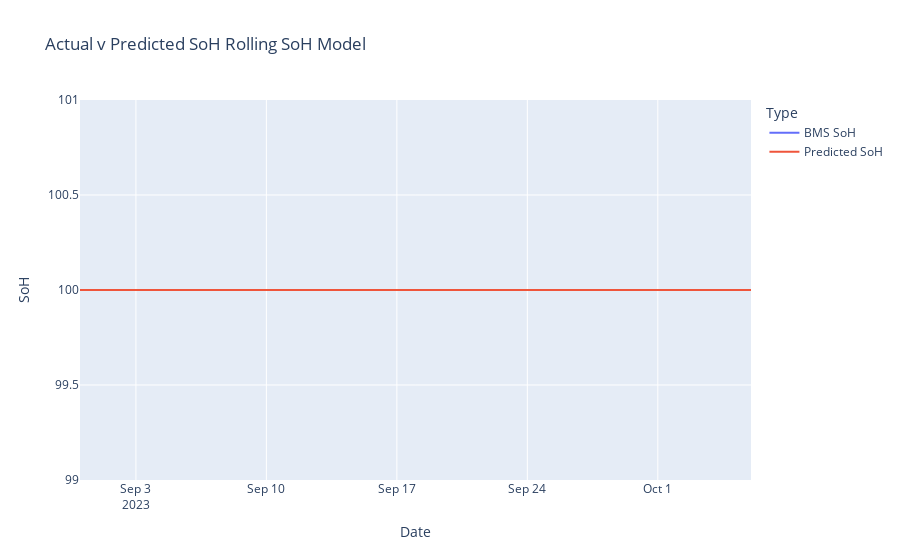
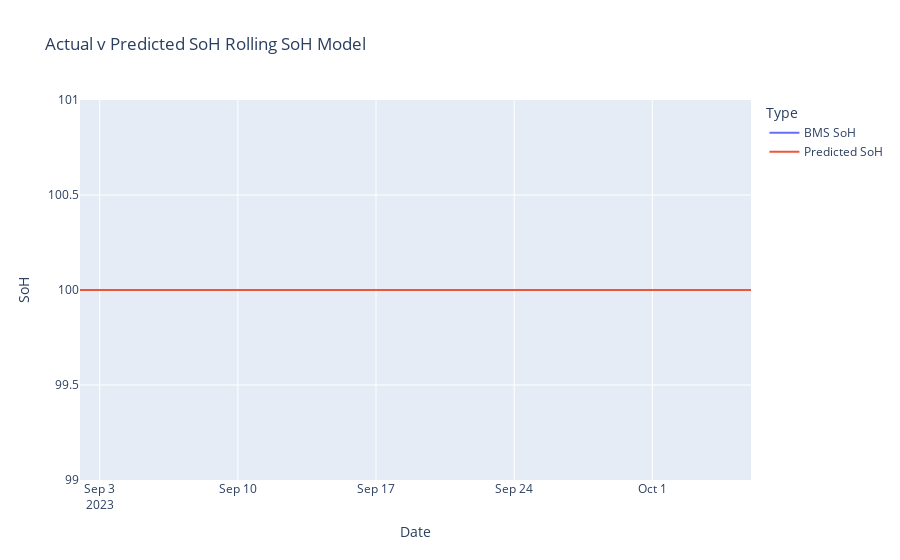
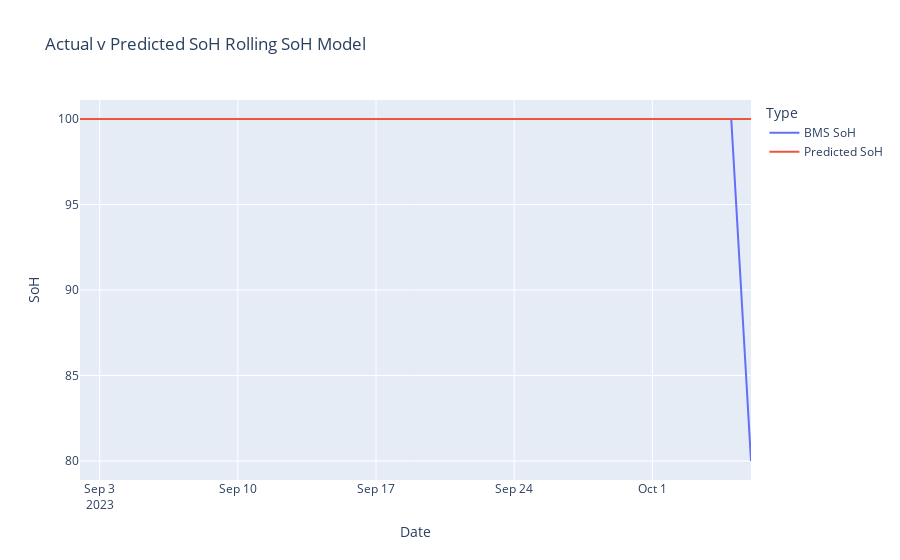
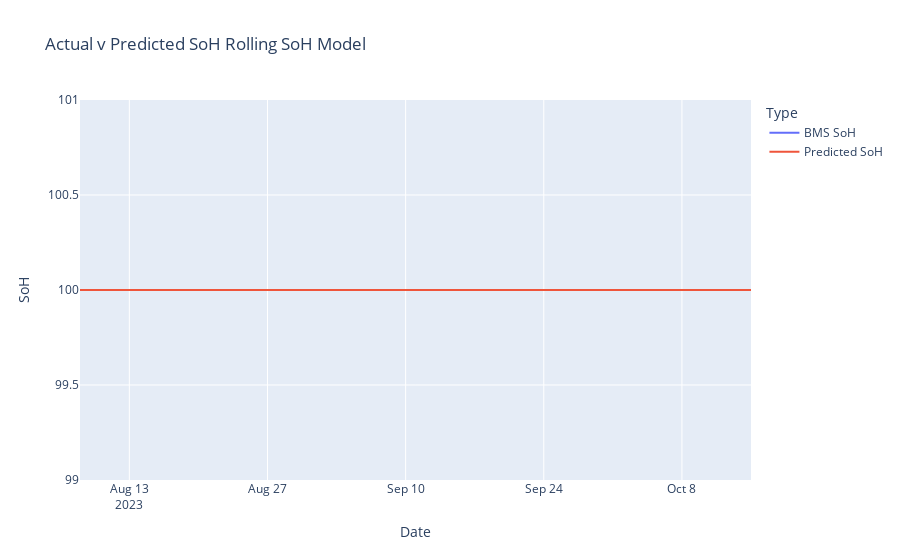

Write notebook code for charts like these, in order.
### Code cell
# Using model to predict soh on test data
def predict_test_data(model, groups_test):
    for name, group in groups_test:
        print("For battery ", name)
        battery_df = group
        battery_df['rolling_soh'] = battery_df['soh'].rolling(5).mean()
        battery_df['rolling_soh'] = battery_df['rolling_soh'].fillna(method='bfill')
        initial_date = group['event_time'].iloc[TIME_STEPS]
        initial_date = datetime.strptime(initial_date, '%Y-%m-%d %H:%M:%S')
        X, y, dates = create_dataset(battery_df['rolling_soh'], battery_df['rolling_soh'], TIME_STEPS, initial_date)
        y_pred = model.predict(X)
        y_pred = np.round(y_pred, decimals=0)
        rmse = np.sqrt(mean_squared_error(y, y_pred))
        print("Root Mean Squared Error on testing dataset:", rmse)
        print(y)
        print(y_pred)

        bms_soh = battery_df['soh'].iloc[TIME_STEPS:]

        # Plotting plotly
        plotting_df = pd.DataFrame({
            'Date': dates,
            'Actual Rolling SoH': y,
            'BMS SoH': bms_soh,
            'Predicted SoH': y_pred
        })
        plotting_df = plotting_df.melt(id_vars='Date', value_vars=['BMS SoH', 'Predicted SoH'], var_name='Type', value_name='SoH')
        fig = px.line(plotting_df, x='Date', y='SoH',  color='Type', title='Actual v Predicted SoH Rolling SoH Model')
        fig.show()


predict_test_data(lr_model, groups_test)

### Figure 1 — Plotly figure (JSON) as saved in the notebook; plotly's stock layout.template omitted (floating-point values rounded to 4 significant figures)
{"data": [{"hovertemplate": "Type=BMS SoH<br>Date=%{x}<br>SoH=%{y}<extra></extra>", "legendgroup": "BMS SoH", "line": {"color": "#636efa", "dash": "solid"}, "marker": {"symbol": "circle"}, "mode": "lines", "name": "BMS SoH", "orientation": "v", "showlegend": true, "type": "scatter", "x": ["2023-08-31T00:00:00", "2023-09-01T00:00:00", "2023-09-02T00:00:00", "2023-09-03T00:00:00", "2023-09-04T00:00:00", "2023-09-05T00:00:00", "2023-09-06T00:00:00", "2023-09-07T00:00:00", "2023-09-08T00:00:00", "2023-09-09T00:00:00", "2023-09-10T00:00:00", "2023-09-11T00:00:00", "2023-09-12T00:00:00", "2023-09-13T00:00:00", "2023-09-14T00:00:00", "2023-09-15T00:00:00", "2023-09-16T00:00:00", "2023-09-17T00:00:00", "2023-09-18T00:00:00", "2023-09-19T00:00:00", "2023-09-20T00:00:00", "2023-09-21T00:00:00", "2023-09-22T00:00:00", "2023-09-23T00:00:00", "2023-09-24T00:00:00", "2023-09-25T00:00:00", "2023-09-26T00:00:00", "2023-09-27T00:00:00", "2023-09-28T00:00:00", "2023-09-29T00:00:00", "2023-09-30T00:00:00", "2023-10-01T00:00:00", "2023-10-02T00:00:00", "2023-10-03T00:00:00", "2023-10-04T00:00:00", "2023-10-05T00:00:00", "2023-10-06T00:00:00"], "xaxis": "x", "y": [100, 100, 100, 100, 100, 100, 100, 100, 100, 100, 100, 100, 100, 100, 100, 100, 100, 100, 100, 100, 100, 100, 100, 100, 100, 100, 100, 100, 100, 100, 100, 100, 100, 100, 100, 100, 100], "yaxis": "y"}, {"hovertemplate": "Type=Predicted SoH<br>Date=%{x}<br>SoH=%{y}<extra></extra>", "legendgroup": "Predicted SoH", "line": {"color": "#EF553B", "dash": "solid"}, "marker": {"symbol": "circle"}, "mode": "lines", "name": "Predicted SoH", "orientation": "v", "showlegend": true, "type": "scatter", "x": ["2023-08-31T00:00:00", "2023-09-01T00:00:00", "2023-09-02T00:00:00", "2023-09-03T00:00:00", "2023-09-04T00:00:00", "2023-09-05T00:00:00", "2023-09-06T00:00:00", "2023-09-07T00:00:00", "2023-09-08T00:00:00", "2023-09-09T00:00:00", "2023-09-10T00:00:00", "2023-09-11T00:00:00", "2023-09-12T00:00:00", "2023-09-13T00:00:00", "2023-09-14T00:00:00", "2023-09-15T00:00:00", "2023-09-16T00:00:00", "2023-09-17T00:00:00", "2023-09-18T00:00:00", "2023-09-19T00:00:00", "2023-09-20T00:00:00", "2023-09-21T00:00:00", "2023-09-22T00:00:00", "2023-09-23T00:00:00", "2023-09-24T00:00:00", "2023-09-25T00:00:00", "2023-09-26T00:00:00", "2023-09-27T00:00:00", "2023-09-28T00:00:00", "2023-09-29T00:00:00", "2023-09-30T00:00:00", "2023-10-01T00:00:00", "2023-10-02T00:00:00", "2023-10-03T00:00:00", "2023-10-04T00:00:00", "2023-10-05T00:00:00", "2023-10-06T00:00:00"], "xaxis": "x", "y": [100, 100, 100, 100, 100, 100, 100, 100, 100, 100, 100, 100, 100, 100, 100, 100, 100, 100, 100, 100, 100, 100, 100, 100, 100, 100, 100, 100, 100, 100, 100, 100, 100, 100, 100, 100, 100], "yaxis": "y"}], "layout": {"legend": {"title": {"text": "Type"}, "tracegroupgap": 0}, "title": {"text": "Actual v Predicted SoH Rolling SoH Model"}, "xaxis": {"anchor": "y", "domain": [0, 1], "title": {"text": "Date"}}, "yaxis": {"anchor": "x", "domain": [0, 1], "title": {"text": "SoH"}}}}

### Figure 2 — Plotly figure (JSON) as saved in the notebook; plotly's stock layout.template omitted (floating-point values rounded to 4 significant figures)
{"data": [{"hovertemplate": "Type=BMS SoH<br>Date=%{x}<br>SoH=%{y}<extra></extra>", "legendgroup": "BMS SoH", "line": {"color": "#636efa", "dash": "solid"}, "marker": {"symbol": "circle"}, "mode": "lines", "name": "BMS SoH", "orientation": "v", "showlegend": true, "type": "scatter", "x": ["2023-09-02T00:00:00", "2023-09-03T00:00:00", "2023-09-04T00:00:00", "2023-09-05T00:00:00", "2023-09-06T00:00:00", "2023-09-07T00:00:00", "2023-09-08T00:00:00", "2023-09-09T00:00:00", "2023-09-10T00:00:00", "2023-09-11T00:00:00", "2023-09-12T00:00:00", "2023-09-13T00:00:00", "2023-09-14T00:00:00", "2023-09-15T00:00:00", "2023-09-16T00:00:00", "2023-09-17T00:00:00", "2023-09-18T00:00:00", "2023-09-19T00:00:00", "2023-09-20T00:00:00", "2023-09-21T00:00:00", "2023-09-22T00:00:00", "2023-09-23T00:00:00", "2023-09-24T00:00:00", "2023-09-25T00:00:00", "2023-09-26T00:00:00", "2023-09-27T00:00:00", "2023-09-28T00:00:00", "2023-09-29T00:00:00", "2023-09-30T00:00:00", "2023-10-01T00:00:00", "2023-10-02T00:00:00", "2023-10-03T00:00:00", "2023-10-04T00:00:00", "2023-10-05T00:00:00", "2023-10-06T00:00:00"], "xaxis": "x", "y": [100, 100, 100, 100, 100, 100, 100, 100, 100, 100, 100, 100, 100, 100, 100, 100, 100, 100, 100, 100, 100, 100, 100, 100, 100, 100, 100, 100, 100, 100, 100, 100, 100, 100, 100], "yaxis": "y"}, {"hovertemplate": "Type=Predicted SoH<br>Date=%{x}<br>SoH=%{y}<extra></extra>", "legendgroup": "Predicted SoH", "line": {"color": "#EF553B", "dash": "solid"}, "marker": {"symbol": "circle"}, "mode": "lines", "name": "Predicted SoH", "orientation": "v", "showlegend": true, "type": "scatter", "x": ["2023-09-02T00:00:00", "2023-09-03T00:00:00", "2023-09-04T00:00:00", "2023-09-05T00:00:00", "2023-09-06T00:00:00", "2023-09-07T00:00:00", "2023-09-08T00:00:00", "2023-09-09T00:00:00", "2023-09-10T00:00:00", "2023-09-11T00:00:00", "2023-09-12T00:00:00", "2023-09-13T00:00:00", "2023-09-14T00:00:00", "2023-09-15T00:00:00", "2023-09-16T00:00:00", "2023-09-17T00:00:00", "2023-09-18T00:00:00", "2023-09-19T00:00:00", "2023-09-20T00:00:00", "2023-09-21T00:00:00", "2023-09-22T00:00:00", "2023-09-23T00:00:00", "2023-09-24T00:00:00", "2023-09-25T00:00:00", "2023-09-26T00:00:00", "2023-09-27T00:00:00", "2023-09-28T00:00:00", "2023-09-29T00:00:00", "2023-09-30T00:00:00", "2023-10-01T00:00:00", "2023-10-02T00:00:00", "2023-10-03T00:00:00", "2023-10-04T00:00:00", "2023-10-05T00:00:00", "2023-10-06T00:00:00"], "xaxis": "x", "y": [100, 100, 100, 100, 100, 100, 100, 100, 100, 100, 100, 100, 100, 100, 100, 100, 100, 100, 100, 100, 100, 100, 100, 100, 100, 100, 100, 100, 100, 100, 100, 100, 100, 100, 100], "yaxis": "y"}], "layout": {"legend": {"title": {"text": "Type"}, "tracegroupgap": 0}, "title": {"text": "Actual v Predicted SoH Rolling SoH Model"}, "xaxis": {"anchor": "y", "domain": [0, 1], "title": {"text": "Date"}}, "yaxis": {"anchor": "x", "domain": [0, 1], "title": {"text": "SoH"}}}}

### Figure 3 — Plotly figure (JSON) as saved in the notebook; plotly's stock layout.template omitted (floating-point values rounded to 4 significant figures)
{"data": [{"hovertemplate": "Type=BMS SoH<br>Date=%{x}<br>SoH=%{y}<extra></extra>", "legendgroup": "BMS SoH", "line": {"color": "#636efa", "dash": "solid"}, "marker": {"symbol": "circle"}, "mode": "lines", "name": "BMS SoH", "orientation": "v", "showlegend": true, "type": "scatter", "x": ["2023-09-02T00:00:00", "2023-09-03T00:00:00", "2023-09-04T00:00:00", "2023-09-05T00:00:00", "2023-09-06T00:00:00", "2023-09-07T00:00:00", "2023-09-08T00:00:00", "2023-09-09T00:00:00", "2023-09-10T00:00:00", "2023-09-11T00:00:00", "2023-09-12T00:00:00", "2023-09-13T00:00:00", "2023-09-14T00:00:00", "2023-09-15T00:00:00", "2023-09-16T00:00:00", "2023-09-17T00:00:00", "2023-09-18T00:00:00", "2023-09-19T00:00:00", "2023-09-20T00:00:00", "2023-09-21T00:00:00", "2023-09-22T00:00:00", "2023-09-23T00:00:00", "2023-09-24T00:00:00", "2023-09-25T00:00:00", "2023-09-26T00:00:00", "2023-09-27T00:00:00", "2023-09-28T00:00:00", "2023-09-29T00:00:00", "2023-09-30T00:00:00", "2023-10-01T00:00:00", "2023-10-02T00:00:00", "2023-10-03T00:00:00", "2023-10-04T00:00:00", "2023-10-05T00:00:00", "2023-10-06T00:00:00"], "xaxis": "x", "y": [100, 100, 100, 100, 100, 100, 100, 100, 100, 100, 100, 100, 100, 100, 100, 100, 100, 100, 100, 100, 100, 100, 100, 100, 100, 100, 100, 100, 100, 100, 100, 100, 100, 100, 80], "yaxis": "y"}, {"hovertemplate": "Type=Predicted SoH<br>Date=%{x}<br>SoH=%{y}<extra></extra>", "legendgroup": "Predicted SoH", "line": {"color": "#EF553B", "dash": "solid"}, "marker": {"symbol": "circle"}, "mode": "lines", "name": "Predicted SoH", "orientation": "v", "showlegend": true, "type": "scatter", "x": ["2023-09-02T00:00:00", "2023-09-03T00:00:00", "2023-09-04T00:00:00", "2023-09-05T00:00:00", "2023-09-06T00:00:00", "2023-09-07T00:00:00", "2023-09-08T00:00:00", "2023-09-09T00:00:00", "2023-09-10T00:00:00", "2023-09-11T00:00:00", "2023-09-12T00:00:00", "2023-09-13T00:00:00", "2023-09-14T00:00:00", "2023-09-15T00:00:00", "2023-09-16T00:00:00", "2023-09-17T00:00:00", "2023-09-18T00:00:00", "2023-09-19T00:00:00", "2023-09-20T00:00:00", "2023-09-21T00:00:00", "2023-09-22T00:00:00", "2023-09-23T00:00:00", "2023-09-24T00:00:00", "2023-09-25T00:00:00", "2023-09-26T00:00:00", "2023-09-27T00:00:00", "2023-09-28T00:00:00", "2023-09-29T00:00:00", "2023-09-30T00:00:00", "2023-10-01T00:00:00", "2023-10-02T00:00:00", "2023-10-03T00:00:00", "2023-10-04T00:00:00", "2023-10-05T00:00:00", "2023-10-06T00:00:00"], "xaxis": "x", "y": [100, 100, 100, 100, 100, 100, 100, 100, 100, 100, 100, 100, 100, 100, 100, 100, 100, 100, 100, 100, 100, 100, 100, 100, 100, 100, 100, 100, 100, 100, 100, 100, 100, 100, 100], "yaxis": "y"}], "layout": {"legend": {"title": {"text": "Type"}, "tracegroupgap": 0}, "title": {"text": "Actual v Predicted SoH Rolling SoH Model"}, "xaxis": {"anchor": "y", "domain": [0, 1], "title": {"text": "Date"}}, "yaxis": {"anchor": "x", "domain": [0, 1], "title": {"text": "SoH"}}}}

### Figure 4 — Plotly figure (JSON) as saved in the notebook; plotly's stock layout.template omitted (floating-point values rounded to 4 significant figures)
{"data": [{"hovertemplate": "Type=BMS SoH<br>Date=%{x}<br>SoH=%{y}<extra></extra>", "legendgroup": "BMS SoH", "line": {"color": "#636efa", "dash": "solid"}, "marker": {"symbol": "circle"}, "mode": "lines", "name": "BMS SoH", "orientation": "v", "showlegend": true, "type": "scatter", "x": ["2023-08-08T00:00:00", "2023-08-09T00:00:00", "2023-08-10T00:00:00", "2023-08-11T00:00:00", "2023-08-12T00:00:00", "2023-08-13T00:00:00", "2023-08-14T00:00:00", "2023-08-15T00:00:00", "2023-08-16T00:00:00", "2023-08-17T00:00:00", "2023-08-18T00:00:00", "2023-08-19T00:00:00", "2023-08-20T00:00:00", "2023-08-21T00:00:00", "2023-08-22T00:00:00", "2023-08-23T00:00:00", "2023-08-24T00:00:00", "2023-08-25T00:00:00", "2023-08-26T00:00:00", "2023-08-27T00:00:00", "2023-08-28T00:00:00", "2023-08-29T00:00:00", "2023-08-30T00:00:00", "2023-08-31T00:00:00", "2023-09-01T00:00:00", "2023-09-02T00:00:00", "2023-09-03T00:00:00", "2023-09-04T00:00:00", "2023-09-05T00:00:00", "2023-09-06T00:00:00", "2023-09-07T00:00:00", "2023-09-08T00:00:00", "2023-09-09T00:00:00", "2023-09-10T00:00:00", "2023-09-11T00:00:00", "2023-09-12T00:00:00", "2023-09-13T00:00:00", "2023-09-14T00:00:00", "2023-09-15T00:00:00", "2023-09-16T00:00:00", "2023-09-17T00:00:00", "2023-09-18T00:00:00", "2023-09-19T00:00:00", "2023-09-20T00:00:00", "2023-09-21T00:00:00", "2023-09-22T00:00:00", "2023-09-23T00:00:00", "2023-09-24T00:00:00", "2023-09-25T00:00:00", "2023-09-26T00:00:00", "2023-09-27T00:00:00", "2023-09-28T00:00:00", "2023-09-29T00:00:00", "2023-09-30T00:00:00", "2023-10-01T00:00:00", "2023-10-02T00:00:00", "2023-10-03T00:00:00", "2023-10-04T00:00:00", "2023-10-05T00:00:00", "2023-10-06T00:00:00", "2023-10-07T00:00:00", "2023-10-08T00:00:00", "2023-10-09T00:00:00", "2023-10-10T00:00:00", "2023-10-11T00:00:00", "2023-10-12T00:00:00", "2023-10-13T00:00:00", "2023-10-14T00:00:00", "2023-10-15T00:00:00"], "xaxis": "x", "y": [100, 100, 100, 100, 100, 100, 100, 100, 100, 100, 100, 100, 100, 100, 100, 100, 100, 100, 100, 100, 100, 100, 100, 100, 100, 100, 100, 100, 100, 100, 100, 100, 100, 100, 100, 100, 100, 100, 100, 100, 100, 100, 100, 100, 100, 100, 100, 100, 100, 100, 100, 100, 100, 100, 100, 100, 100, 100, 100, 100, 100, 100, 100, 100, 100, 100, 100, 100, 100], "yaxis": "y"}, {"hovertemplate": "Type=Predicted SoH<br>Date=%{x}<br>SoH=%{y}<extra></extra>", "legendgroup": "Predicted SoH", "line": {"color": "#EF553B", "dash": "solid"}, "marker": {"symbol": "circle"}, "mode": "lines", "name": "Predicted SoH", "orientation": "v", "showlegend": true, "type": "scatter", "x": ["2023-08-08T00:00:00", "2023-08-09T00:00:00", "2023-08-10T00:00:00", "2023-08-11T00:00:00", "2023-08-12T00:00:00", "2023-08-13T00:00:00", "2023-08-14T00:00:00", "2023-08-15T00:00:00", "2023-08-16T00:00:00", "2023-08-17T00:00:00", "2023-08-18T00:00:00", "2023-08-19T00:00:00", "2023-08-20T00:00:00", "2023-08-21T00:00:00", "2023-08-22T00:00:00", "2023-08-23T00:00:00", "2023-08-24T00:00:00", "2023-08-25T00:00:00", "2023-08-26T00:00:00", "2023-08-27T00:00:00", "2023-08-28T00:00:00", "2023-08-29T00:00:00", "2023-08-30T00:00:00", "2023-08-31T00:00:00", "2023-09-01T00:00:00", "2023-09-02T00:00:00", "2023-09-03T00:00:00", "2023-09-04T00:00:00", "2023-09-05T00:00:00", "2023-09-06T00:00:00", "2023-09-07T00:00:00", "2023-09-08T00:00:00", "2023-09-09T00:00:00", "2023-09-10T00:00:00", "2023-09-11T00:00:00", "2023-09-12T00:00:00", "2023-09-13T00:00:00", "2023-09-14T00:00:00", "2023-09-15T00:00:00", "2023-09-16T00:00:00", "2023-09-17T00:00:00", "2023-09-18T00:00:00", "2023-09-19T00:00:00", "2023-09-20T00:00:00", "2023-09-21T00:00:00", "2023-09-22T00:00:00", "2023-09-23T00:00:00", "2023-09-24T00:00:00", "2023-09-25T00:00:00", "2023-09-26T00:00:00", "2023-09-27T00:00:00", "2023-09-28T00:00:00", "2023-09-29T00:00:00", "2023-09-30T00:00:00", "2023-10-01T00:00:00", "2023-10-02T00:00:00", "2023-10-03T00:00:00", "2023-10-04T00:00:00", "2023-10-05T00:00:00", "2023-10-06T00:00:00", "2023-10-07T00:00:00", "2023-10-08T00:00:00", "2023-10-09T00:00:00", "2023-10-10T00:00:00", "2023-10-11T00:00:00", "2023-10-12T00:00:00", "2023-10-13T00:00:00", "2023-10-14T00:00:00", "2023-10-15T00:00:00"], "xaxis": "x", "y": [100, 100, 100, 100, 100, 100, 100, 100, 100, 100, 100, 100, 100, 100, 100, 100, 100, 100, 100, 100, 100, 100, 100, 100, 100, 100, 100, 100, 100, 100, 100, 100, 100, 100, 100, 100, 100, 100, 100, 100, 100, 100, 100, 100, 100, 100, 100, 100, 100, 100, 100, 100, 100, 100, 100, 100, 100, 100, 100, 100, 100, 100, 100, 100, 100, 100, 100, 100, 100], "yaxis": "y"}], "layout": {"legend": {"title": {"text": "Type"}, "tracegroupgap": 0}, "title": {"text": "Actual v Predicted SoH Rolling SoH Model"}, "xaxis": {"anchor": "y", "domain": [0, 1], "title": {"text": "Date"}}, "yaxis": {"anchor": "x", "domain": [0, 1], "title": {"text": "SoH"}}}}
